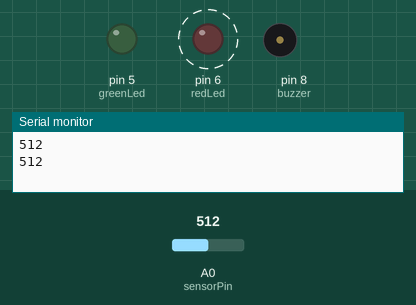
Simulated run of this sketch. Board: Arduino Uno, built with avr-gcc and run on an emulated ATmega328P. On the bench: output pins drawn as LEDs (lit = HIGH), buzzer (waves = sounding, pin HIGH), the last lines printed to the serial monitor. Dashed ring = blinking. The inputs (shaded band) are chosen by the test bench; at power-on: A0 (sensorPin) = 512.

Above: at 10.8 s.
10.9 s: A0 (sensorPin) set to 3
21.2 s: A0 (sensorPin) set to 0
At 30.8 s:
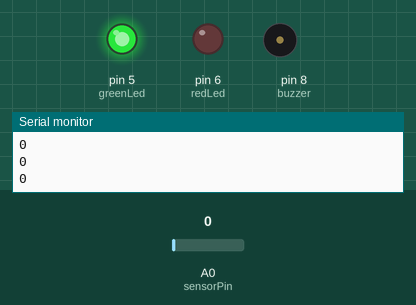
31.5 s: A0 (sensorPin) set to 20
At 31.9 s:
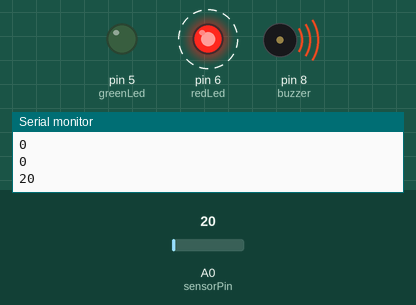
Timing chart, 0 to 47.5 s (numbered marks = the images above; inputs shaded):
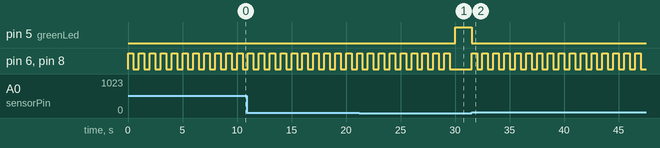

Measured:
- the behaviour switches between 2 and 1 on A0 (sensorPin) (found by bisection; images 0 and 1)
- after the input at 21.2 s, pin 5 (greenLed): LOW → HIGH after 8.8 s; pin 6 (redLed), pin 8 (buzzer): goes on until 29.5 s, then stays LOW
- after the input at 31.5 s, pin 5 (greenLed): HIGH → LOW at once; pin 6 (redLed), pin 8 (buzzer): alternates HIGH for 0.50 s and LOW for 0.50 s, starting at once
- by itself, pin 6 (redLed), pin 8 (buzzer): alternates HIGH for 0.50 s and LOW for 0.50 s

The sketch:

Fire_detection_circuit.ino
```cpp
int buzzer = 8;
int sensorPin = A0;
int redLed = 6;
int greenLed = 5;
int Signal;     //this will be used to read the state of the PIR sensor


void setup()
{
  pinMode(buzzer, OUTPUT);
  pinMode(sensorPin, INPUT);
  pinMode(redLed, OUTPUT);
  pinMode(greenLed, OUTPUT);
  Serial.begin(9600);
}

void loop()
{
  Signal = analogRead(sensorPin);
  Serial.println(Signal);
  if (Signal > 1)
  {
//    digitalWrite(buzzer, HIGH);
//    digitalWrite(led, HIGH);
digitalWrite(greenLed, LOW);
     startAlarm();
  }
  else
  {
    digitalWrite(buzzer, LOW);
    digitalWrite(redLed, LOW);
    digitalWrite(greenLed, HIGH);

  }

}

void startAlarm() {
  for(int x=0; x<10; x++){
    digitalWrite(buzzer, HIGH);
    digitalWrite(redLed, HIGH);
    delay(500);
    digitalWrite(buzzer, LOW);
    digitalWrite(redLed, LOW);
    delay(500);
  }
}
```
